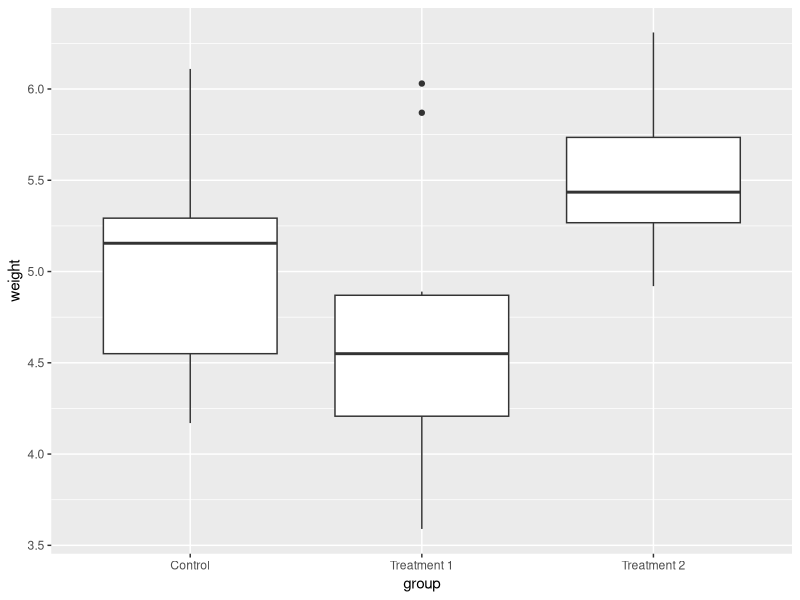

The R script that drew this image:
## ---- chunk 1

library(knitr)
opts_chunk$set( message = FALSE, warning = FALSE )

## ---- chunk 2

# e.g. the positive and negative critical value for 95%
cl <- 0.95
c( -1, 1 ) * qnorm( ( 1 - cl ) / 2 )

## ---- chunk 3

3.2 + c( 1, -1 ) * qnorm( ( 1 - 0.95 ) / 2 ) * 1.74 / sqrt(50)

## ---- chunk 4

# standard error
se <- 15 / sqrt(100)

# z-score is computed as ( value - mean ) / standard error
upper <- ( 42 - 40 ) / se
lower <- ( 38 - 40 ) / se
pnorm(upper) - pnorm(lower)

## ---- chunk 5

# 1.65 is the critical value, z, for 90%
( 1.65 * 18 / 4 ) ^ 2

## ---- chunk 6

# 1.65 is the critical value, z, for 90%
( 1.65 * 18 / 2 ) ^ 2

## ---- chunk 7

# We're able to compute the confidence interval using the following formula
3.2 + c( 1, -1 ) * qnorm( ( 1 - 0.95 ) / 2 ) * 1.74 / sqrt(50)

## ---- chunk 8
# standard error = standard deviation / square root of the sample size
se <- 1.74 / sqrt(50)

# z score
z <- ( 3.2 - 3 ) / se
pvalue <- pnorm( z, lower.tail = FALSE )
pvalue

## ---- chunk 9

# 1 = solitare, 2 = no distraction
# x = mean, s = standard deviation, n = sample size
x1 <- 52.1
s1 <- 45.1
n1 <- 22
x2 <- 27.1
s2 <- 26.4
n2 <- 22

df <- min( n1 - 1, n2 - 1 )
critical <- qt( ( 1 - 0.95 ) / 2, df )
se <- sqrt( s1 ^ 2 / n2 + s2 ^ 2 / n2 )

# confidence interval
print( ( x1 - x2 ) + c( 1, -1 ) * critical * se )

# hypothesis test
tscore <- ( x1 - x2 ) / se
pt( tscore, df, lower.tail = FALSE ) * 2

## ---- chunk 10

library(ggplot2)

# built-in data PlantGrowth
plant_df <- PlantGrowth
plant_df$group <- factor( plant_df$group,
						  labels = c( 'Control', 'Treatment 1', 'Treatment 2' ) )

ggplot( plant_df, aes( x = group, y = weight ) ) + 
geom_boxplot()

## ---- chunk 11

anova_test <- aov( weight ~ group, data = plant_df )
summary(anova_test)

## ---- chunk 12

# the quickest way to do this "post-hoc" multiple
# comparison test
TukeyHSD(anova_test)

## ---- chunk 13

n  <- 200
p  <- 0.9
se <- sqrt( p * ( 1 - p ) / n )

zscore <- ( 0.95 - p ) / se
pnorm( zscore, lower.tail = FALSE )

## ---- chunk 14

me <- 0.03
p  <- 0.5
ci <- 0.95

# here, p and 1 - p is the same, thus we can use p squared
( qnorm( 0.95 + ( 1 - ci ) / 2 ) * p / me ) ^ 2

## ---- chunk 15

n <- 1983
p <- 0.5
se <- sqrt(  p * ( 1 - p ) / n )
zscore <- ( 0.6 - p ) / se
pnorm( zscore, lower.tail = FALSE )

## ---- chunk 16

obs <- c( 1920, 347, 19, 84, 130 )

# expected probability distribution
prob <- c( 0.8029, 0.1206, 0.0079, 0.0292, 0.0394 )
chisq.test( x = obs, p = prob )

## ---- chunk 17

# x bar is 50
# standard deviation is 2
# H0: mu = 49.5, H1: mu > 49.5
x  <- 50
sd <- 2
mu <- 49.5

# consider different sample size
# first a sample size of 100
z1 <- ( x - mu ) / ( sd / sqrt(100) )
print(z1)

# then inflate it to 10000 and 
# see the difference between the z score,
# recall that the higher the z score the lower
# our p-value
z2 <- ( x - mu ) / ( sd / sqrt(10000) )
print(z2)

## ---- chunk 18

power.t.test( power = 0.8, sig.level = 0.05, delta = 3, sd = 12 )

